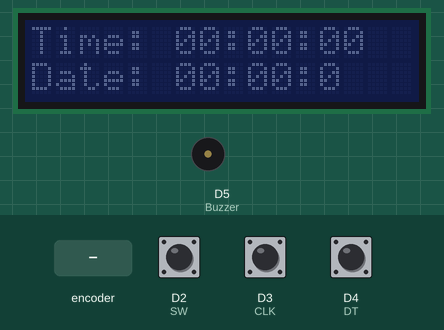
A sketch run on a simulated Arduino MKR. On the bench: 16×2 character LCD, buzzer (waves = sounding). The test bench sets the inputs (shaded band); at power-on: D2 (SW) HIGH, D3 (CLK) HIGH, D4 (DT) HIGH.

Above: at 2.2 s.
2.3 s: D2 (SW) pulled LOW for 0.15 s
At 3.4 s:
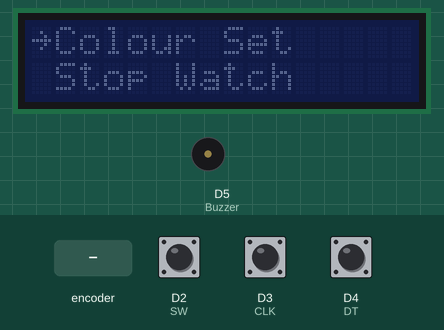
3.9 s: rotary encoder on D3 (CLK) / D4 (DT) turned 3 steps (first pin leading)
At 5.5 s:
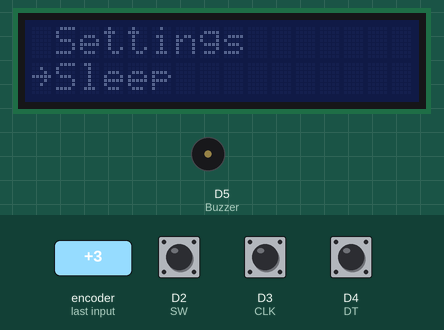
6.0 s: D2 (SW) pulled LOW for 1 s
At 6.9 s:
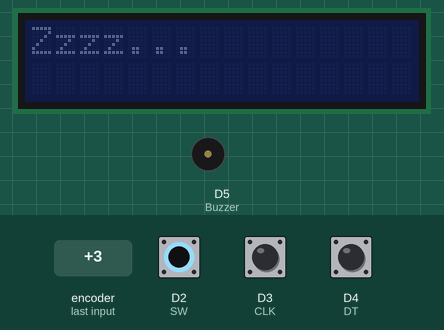
8.8 s: D2 (SW) pulled LOW for 3.2 s
At 12.4 s:
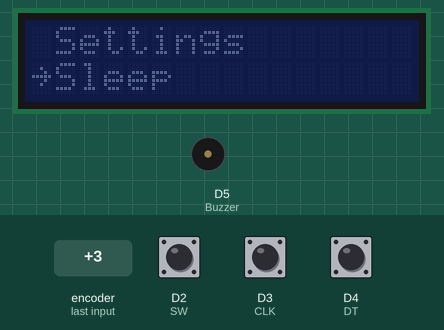
13.5 s: D2 (SW) pulled LOW for 3.2 s
At 14.4 s:
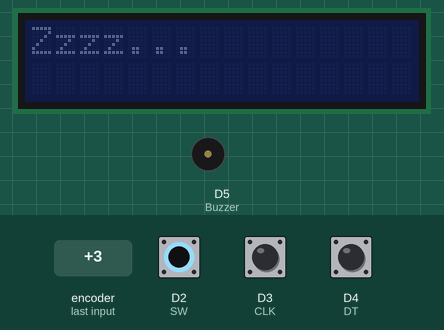
Timing chart, 0 to 16.5 s (numbered marks = the images above; inputs shaded):
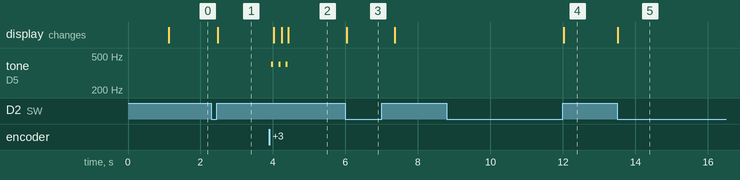

The sketch:

Watch.ino
```cpp
// somehow written by Juli / JuliThing (GH)
//#include <CapacitiveSensor.h> //paulstoffregen //Experimental
#include <ArduinoLowPower.h>
#include <StopWatch.h> // StopWatch_RT
#include <Wire.h>
#include <rgb_lcd.h>
#include <DS1307.h>
#define CLK 3 // wiring changed
#define DT 4
#define SW 2
#define Buzzer 5

unsigned long initial;         // initial start for the timer
unsigned long lastPress;
unsigned long lastCapPress;
long capButton; //assigns the capacitive button var
const unsigned long period = 2000;  //2 seconds in millisec form
volatile int sleepCount = 1;

uint8_t colourR = 0;
uint8_t colourG = 0;
uint8_t colourB = 0;
uint8_t colourSet = 0;
uint8_t menuSelect = 1;
int currentState;
int lastState;

bool timerStart = false;
bool menuOpen = true;
bool watchRunning = false;
bool watchMenu = false;
bool menuR = true;
bool menuG = true;
bool menuB = true;

rgb_lcd lcd;
DS1307 rtc;
StopWatch watch;
//CapacitiveSensor cs_11_9 = CapacitiveSensor(11,9); //sets pin 9 as the capacitive sensor pin //Experimental

byte blank[8] = { //creates an arrow icon
  0b00000,
  0b00000,
  0b00000,
  0b00000,
  0b00000,
  0b00000,
  0b00000,
  0b00000
};

byte arrow[8] = { //creates an arrow icon
  0b00000,
  0b00100,
  0b00010,
  0b11111,
  0b00010,
  0b00100,
  0b00000,
  0b00000
};

void setup() {
  // put your setup code here, to run once:
  //cs_11_9.set_CS_AutocaL_Millis(0xFFFFFFFF);  //Calibrate the sensor // Experimental capacitive sensor
  pinMode(Buzzer, OUTPUT);
  pinMode(CLK, INPUT);
  pinMode(DT, INPUT);
  pinMode(SW, INPUT_PULLUP);
  lcd.begin(16, 2);
  lcd.setRGB(colourR, colourG, colourB);
  lcd.createChar(1, blank); // creates an empty icon
  lcd.createChar(2, arrow); // turns the custom arrow icon into a character
  rtc.begin();  //starts rtc
  rtc.start();
  lcd.setCursor(0, 0);
  lcd.print("Take your time");
  delay(1000);
  lcd.clear();
  lastState = digitalRead(CLK);  // reads the initial state of the encoder
  initial = millis();
  LowPower.attachInterruptWakeup(SW, noslep, CHANGE);
}

void loop() {
  // put your main code here, to run repeatedly:
  menuOpen = true;
  menuR = true;
  menuG = true;
  menuB = true;  // resets backlight colour menu
  uint8_t sec, min, hour, day, month;
  uint16_t year;

  //get time from RTC
  rtc.get(&sec, &min, &hour, &day, &month, &year);
  char Time[16];
  sprintf(Time, "Time: %02d:%02d:%02d", hour, min, sec);  // formats time adding a 0 if <10
  char Date[16];
  sprintf(Date, "Date: %02d:%02d:%d", day, month, year);  // formats the date dd/mm/yy

  lcd.setCursor(0, 0);
  lcd.print(Time);
  lcd.setCursor(0, 1);
  lcd.print(Date);

  while (digitalRead(SW) == LOW) {
    lastPress = millis();
    if (digitalRead(SW) == HIGH && initial - lastPress > 2000) {  // calculates the millisecs taken from press to release
      lastPress = 0;
      selectMenu();
     }
    }
  }


//void touchButton(){
//  cs_11_9.set_CS_AutocaL_Millis(0xFFFFFFFF);  //Calibrate the sensor...
//  capButton = cs_11_9.capacitiveSensor(30); // capacitance of the button
//} //Experimental

void counterMenu(){
  currentState = digitalRead(CLK);                       // Current state of the encoder
    if (currentState != lastState && currentState == 1) {  // compares it once not to have ultra stroke mode
      if (digitalRead(DT) != currentState) {
        menuSelect++;
        tone(Buzzer, 400);
        delay(50);
        noTone(Buzzer);
      } else {
        menuSelect--;
        tone(Buzzer, 400);
        delay(50);
        noTone(Buzzer);
      }
    }
    lastState = currentState;
    menuSelect = constrain(menuSelect, 0, 5);
    if (menuSelect == 5){
      menuSelect = 1;
    }
    if (menuSelect == 0){
        menuSelect = 4;
    }
}

void colourVal(){
  currentState = digitalRead(CLK);                       // Current state of the encoder
  if (currentState != lastState && currentState == 1) {  // compares it once not to have ultra stroke mode
    if (digitalRead(DT) != currentState) {
      colourSet+=5;
    } else {
      colourSet-=5;
    }
  }
    lastState = currentState;
}

void setColour() {
  lcd.clear();
  char Colour[16];
  char R[3];
  char G[3];
  char B[3];
  delay(250);
  while (menuR == true) {                                       // loop to change the value of R
    sprintf(Colour, "R%d G%d B%d", colourR, colourG, colourB);  //formats the colour values
    sprintf(R, "%03d", colourSet);
    lcd.setCursor(0, 0);
    lcd.print(Colour);
    lcd.setCursor(0, 1);
    lcd.print("Set R:");
    lcd.setCursor(7, 1);
    lcd.print(R);
    colourVal();
    if (digitalRead(SW) == LOW) {
      colourR = colourSet;
      lcd.setRGB(colourR, colourG, colourB);
      menuR = false;
    }
  }
  delay(250);
  while (menuG == true) {                                       // loop to change the value of G
    sprintf(Colour, "R%d G%d B%d", colourR, colourG, colourB);  //formats the colour values
    sprintf(G, "%03d", colourSet);
    lcd.setCursor(0, 0);
    lcd.print(Colour);
    lcd.setCursor(0, 1);
    lcd.print("Set G:");
    lcd.setCursor(7, 1);
    lcd.print(G);
    colourVal();
    if (digitalRead(SW) == LOW) {
      colourG = colourSet;
      lcd.setRGB(colourR, colourG, colourB);
      menuG = false;
    }
  }
  delay(250);
  while (menuB == true) {                                       // loop to change the value of B
    sprintf(Colour, "R%d G%d B%d", colourR, colourG, colourB);  //formats the colour values
    sprintf(B, "%03d", colourSet);
    lcd.setCursor(0, 0);
    lcd.print(Colour);
    lcd.setCursor(0, 1);
    lcd.print("Set B:");
    lcd.setCursor(7, 1);
    lcd.print(B);
    colourVal();
    if (digitalRead(SW) == LOW) {
      colourB = colourSet;
      lcd.setRGB(colourR, colourG, colourB);
      menuB = false;
    }
  }
}

void stopwatch(){
  delay(200);
  lcd.clear();
  while (watchMenu == true){
    //touchButton();
    uint32_t timeElapsed = watch.elapsed();
    uint16_t millisecs = watch.elapsed();
    millisecs = constrain(millisecs, 0, 1000);
    lcd.setCursor(0,0);
    lcd.print(timeElapsed);
    lcd.setCursor(0,1);
    lcd.print(capButton);
    /*while (capButton > 180){ // reads the switch and starts the watch
    touchButton();
    if (watch.isRunning() == true){
        watch.start();
        delay(20);
    } else{
      watch.stop();
      delay(20);
    }*///Experimental/ Don't use Stopwatch as it is broken
  }
  while (digitalRead(SW) == LOW && watch.isRunning() == false){
    lastCapPress = millis();
    if (digitalRead(SW) == HIGH && initial - lastCapPress > 2000){
      watch.reset();
      watchMenu = false;
    } else{
      watch.reset();
      lastCapPress = 0;
    }
  }
}

void slep(){
  lcd.clear();
  lcd.setCursor(0,0);
  lcd.print("Zzzz...");
  delay(300);
  LowPower.deepSleep(); // puts the arduino to sleep^2 works as expected
}

void noslep(){
  sleepCount ++; //idk why
}

void menu1(){
  lcd.setCursor(1,0);
  lcd.print("Colour Set");
  lcd.setCursor(1,1);
  lcd.print("Stop Watch");
}

void menu2(){
  lcd.setCursor(1,0);
  lcd.print("Settings  ");
  lcd.setCursor(1,1);
  lcd.print("Sleep     ");
}


void selectMenu(){
  lcd.clear();
  while (menuOpen == true){
    counterMenu();
    switch(menuSelect){
      case 1:
      menu1();
      lcd.setCursor(0, 1);
      lcd.write(1); // writes an empty character to clear 0,1
      lcd.setCursor(0, 0);
      lcd.write(2);
      break;
      case 2:
      menu1();
      lcd.setCursor(0, 0);
      lcd.write(1); // writes an empty character to clear 0,0
      lcd.setCursor(0,1);
      lcd.write(2);
      break;
      case 3:
      menu2();
      lcd.setCursor(0, 1);
      lcd.write(1); // writes an empty character to clear 0,1
      lcd.setCursor(0, 0);
      lcd.write(2);
      break;
      case 4:
      menu2();
      lcd.setCursor(0, 0);
      lcd.write(1); // writes an empty character to clear 0,0
      lcd.setCursor(0,1);
      lcd.write(2);
      break;
    }
    if (digitalRead(SW) == LOW){
      menuOpen = false;
      switch(menuSelect){
        case 1:
        setColour();
        break;
        case 2:
        watchMenu = true;
        stopwatch();
        break;
        case 3:
        break;
        case 4:
        slep();
        break;
      }
    }
  }
}
```

Measured:
- after the input at 2.3 s, the display: changes after 0.18 s (image 1)
- after the input at 3.9 s, tone on D5 (Buzzer): alternates 400 Hz for 0.05 s and silent for 0.15 s, 6 changes in all, then stays silent, starting after 0.05 s; the display: first changes after 0.12 s (image 2 shows a later state)
- after the input at 6.0 s, the display: changes at once (image 3)
- after the input at 8.8 s, the display: changes after 3.2 s (image 4)
- after the input at 13.5 s, the display: changes at once (image 5)
